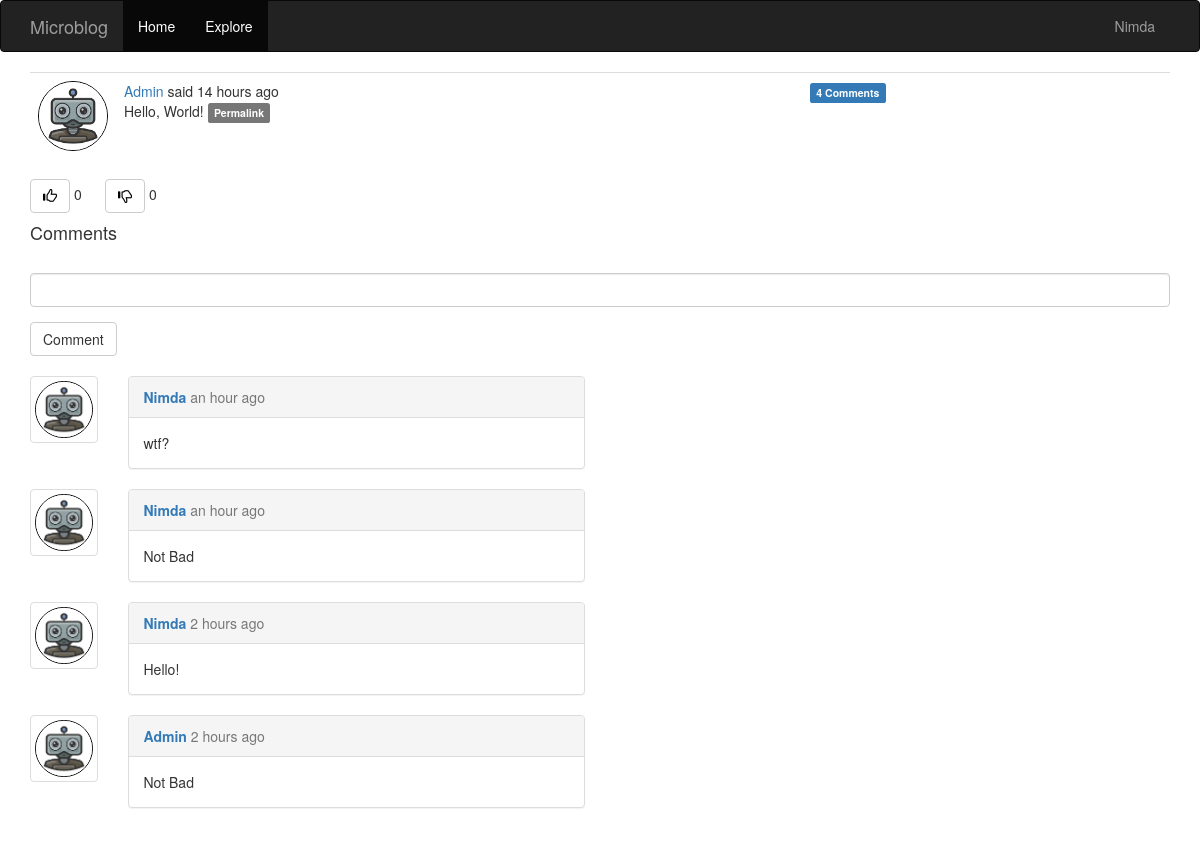
The app's page /post/1 (signed in) with its own data.
### app/models.py (models this page shows, shortened)
class User(UserMixin ,db.Model):
    id = db.Column(db.Integer, primary_key=True)
    username = db.Column(db.String(64), index=True, unique=True)
    email = db.Column(db.String(128), index=True, unique=True)
    password_hash = db.Column(db.String(128))
    posts = db.relationship('Post', backref='author', lazy='dynamic')
    about_me = db.Column(db.Text)
    image_file = db.Column(db.String(20), nullable=False, default='default.png')
    last_seen = db.Column(db.DateTime, default=datetime.utcnow)
    followed = db.relationship(
        'User', secondary=followers,
        primaryjoin=(followers.c.follower_id==id),
        secondaryjoin=(followers.c.followed_id==id),
        backref=db.backref('followers', lazy='dynamic'), lazy='dynamic')
    comments = db.relationship('Comment', backref='author', lazy='dynamic')
    liked = db.relationship(
        'PostLike',
        foreign_keys='PostLike.user_id',
        backref='user', lazy='dynamic')
    disliked = db.relationship(
        'PostDislike',
        foreign_keys='PostDislike.user_id',
        backref='user', lazy='dynamic')
    def has_liked_post(self, post):
        return PostLike.query.filter(
            PostLike.user_id == self.id,
            PostLike.post_id == post.id).count() > 0
    def has_disliked_post(self, post):
        return PostDislike.query.filter(
            PostDislike.user_id == self.id,
            PostDislike.post_id == post.id).count() > 0

class Post(db.Model):
    id = db.Column(db.Integer, primary_key=True)
    body = db.Column(db.Text)
    timestamp = db.Column(db.DateTime, index=True, default=datetime.utcnow)
    user_id = db.Column(db.Integer, db.ForeignKey('user.id'))
    comments = db.relationship('Comment', backref='post', lazy='dynamic')
    likes = db.relationship('PostLike', backref='post', lazy='dynamic')
    dislikes = db.relationship('PostDislike', backref='post', lazy='dynamic')
    def comments_for_post(self):
        post = Comment.query.join(Post, Post.user_id == Comment.post_id).filter(
                                  Post.id == self.id)
        own = Comment.query.filter_by(post_id=self.id)
        return post.union(own).order_by(Comment.timestamp.desc())

class Comment(db.Model):
    id = db.Column(db.Integer, primary_key=True)
    body = db.Column(db.Text)
    timestamp = db.Column(db.DateTime, index=True, default=datetime.utcnow)
    user_id = db.Column(db.Integer, db.ForeignKey('user.id'))
    post_id = db.Column(db.Integer, db.ForeignKey('post.id'))

### app/routes.py (the view, shortened to what this page needs)
@app.route('/post/<int:id>', methods=['GET', 'POST'])
def post(id):
    post = Post.query.get_or_404(id)
    form = CommentForm()
    page = request.args.get('page', 1, type=int)
    comments = post.comments_for_post().paginate(
        page, app.config['POSTS_PER_PAGE'], False)
    next_url = url_for('post', page=comments.next_num) \
        if comments.has_next else None
    prev_url = url_for('post', page=comments.prev_num) \
        if comments.has_prev else None
    return render_template('post.html', post=post, form=form,
                           comments=comments.items, next_url=next_url, prev_url=prev_url)

### app/forms.py
class CommentForm(FlaskForm):
    comment = StringField(_l(''), validators=[DataRequired()])
    submit = SubmitField(_l('Comment'))

### app/models.py (called while the page is built)
@login.user_loader
def load_user(id):
    return User.query.get(int(id))

### app/routes.py (called while the page is built)
@app.before_request
def before_request():
    if current_user.is_authenticated:
        current_user.last_seen = datetime.utcnow()
        db.session.commit()

### app/templates/post.html (shortened to what this page needs)
{% extends 'base.html' %}
{% import 'bootstrap/wtf.html' as wtf %}
{% block app_content %}
<table class="table table-hover">
    <tr>
        <td width="70px">
            <a href="{{ url_for('user', username=post.author.username) }}">
                <img src="{{ url_for('static', filename='avatars/' + post.author.image_file) }}" class="img-circle" width="70" height="70" style="border:1px solid black">
            </a>
        </td>
        <td>
            {{ _('%(username)s said %(when)s', username=user_link, when=moment(post.timestamp).fromNow()) }}
            <br>
            {{ post.body }}
            <a href="{{ url_for('post', id=post.id) }}">
                <span class="label label-default">Permalink</span>
            </a>
        </td>
        <td>
            <a href="{{ url_for('post', id=post.id) }}#comments">
                <span class="label label-primary">{{ post.comments.count()}} Comments</span>
            </a>
        </td>
    </tr>
</table>
{% include '_like.html' %}
{% if form %}
<h4 id='comments'>Comments</h4>
<div class='comment_form'>
    {{ wtf.quick_form(form) }}
</div>
<br>
{% endif %}
    {% for comment in comments %}
        {% include '_comment.html' %}
    {% endfor %}
{% endblock %}

### app/templates/base.html (shortened to what this page needs)
{% extends 'bootstrap/base.html' %}
{% block navbar %}
    <nav class="navbar navbar-inverse">
        <div class="container">
            <div class="navbar-header">
                <a class="navbar-brand" href="{{url_for('blog') }}">Microblog</a>
            </div>
            <div class="collapse navbar-collapse" id="bs-example-navbar-collapse-1">
                <ul class="nav navbar-nav">
                    <li class="active"><a href="{{ url_for('blog') }}">{{ _('Home') }}</a></li>
                    <li class="active"><a href="{{ url_for('explore') }}">{{ _('Explore') }}</a></li>
                </ul>
                <ul class="nav navbar-nav navbar-right">
                    {% if current_user.is_anonymous %}
                    <li><button type="submit" class="btn btn-default"><a href="{{ url_for('login') }}">{{ _('Sign in') }}</a></button></li>
                    {% else %}
                    <li class="dropdown">
                        <a href="#" class="dropdown-toggle" data-toggle="dropdown" role="button" aria-haspopup="true" aria-expanded="false">{{ current_user.username }}</a>
                    </div>
                    {% endif %}
            </div>
    </nav>
{% endblock  %}
{% block content %}
    <div class="container">
        {% block app_content %}{% endblock  %}
{% endblock  %}

### app/templates/_comment.html
<div class="row">
    <div class='col-sm-1'>
        <div class='thumbnail'>
            <a href="{{ url_for('user', username=comment.author.username) }}">
                <img src="{{ url_for('static', filename='avatars/' + comment.author.image_file) }}" class="img-circle" width="70" height="70" style="border:1px solid black">
            </a>
        </div>
    </div>
    <div class='col-sm-5'>
        <div class='panel panel-default'>
            <div class='panel-heading'>
                <a href="{{ url_for('user', username=comment.author.username) }}">
                    <strong>{{ comment.author.username }}</strong>
                    <span class='text-muted'>{{ moment(comment.timestamp).fromNow() }}</span>
                </a>
            </div>
            <div class='panel-body'>
                {{ comment.body }}
            </div>
        </div>
    </div>
</div>

### records on screen
User: username "Nimda"
User: image_file (placeholder picture)
Post: body "Hello, World!"
Comment: image_file (placeholder picture), author.username "Nimda", timestamp "an hour ago", body "wtf?"
Comment: image_file (placeholder picture), author.username "Nimda", timestamp "an hour ago", body "Not Bad"
Comment: image_file (placeholder picture), author.username "Nimda", timestamp "2 hours ago", body "Hello!"
Comment: image_file (placeholder picture), author.username "Admin", timestamp "2 hours ago", body "Not Bad"

### other values on screen
{{ post.comments.count() }} "4"
{{ post.likes.count() }} "0"
{{ post.dislikes.count() }} "0"
